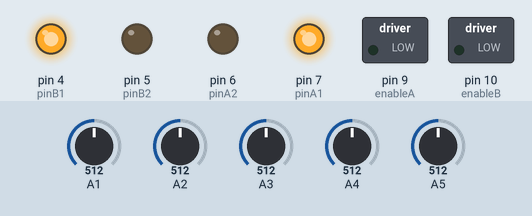
Bench run of a sketch on a simulated Arduino Uno, built with avr-gcc and run on an emulated ATmega328P. Shown: switched loads named in the sketch (green lamp = pin HIGH), output pins drawn as LEDs (lit = HIGH). The test bench sets the inputs (shaded band); at power-on: A3 = 512, A1 = 512, A2 = 512, A4 = 512, A5 = 512. What the sketch prints to the serial monitor is not drawn.

Above: at 4.2 s.
4.3 s: A3 set to 524
At 4.7 s:
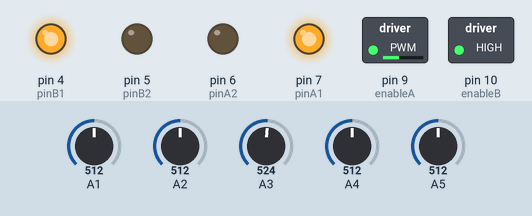
Timing chart, 0 to 7.3 s (numbered marks = the images above; inputs shaded):
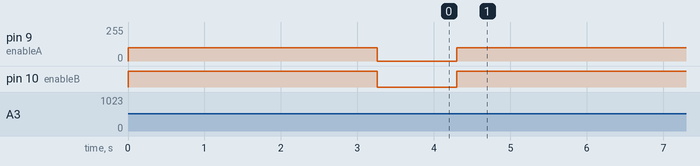

Measured:
- the behaviour switches between 512 and 513 on A3 (found by bisection; images 0 and 1)
- after the input at 4.3 s, pin 9 (enableA): 0/255 → 100/255 at once; pin 10 (enableB): LOW → HIGH at once

The sketch:

carOnBlack.ino
```cpp
// Motor A pins (enableA = enable motor, pinA1 = forward, pinA2 = backward)
int enableA = 9;
int pinA1 = 7;
int pinA2 = 6;

//Motor B pins (enabledB = enable motor, pinB2 = forward, pinB2 = backward)
int enableB = 10;
int pinB1 = 4;
int pinB2 = 5;
int P, D, I, previousError, PIDvalue, error;
int lsp, rsp;
int lfspeed = 100;

float Kp = 0;
float Kd = 0;
float Ki = 0 ;


int minValues[6], maxValues[6], threshold[6];

void setup()
{
  Serial.begin(9600);
  pinMode(pinA1, OUTPUT);
  pinMode(pinA2, OUTPUT);
  pinMode(enableA, OUTPUT);
  pinMode(pinB1, OUTPUT);
  pinMode(pinB2, OUTPUT);
  pinMode(enableB, OUTPUT);
      digitalWrite(7,HIGH);
    digitalWrite(5,LOW);
    digitalWrite(6,LOW);
    digitalWrite(4,HIGH);
}


void loop()
{
  calibrate();
  while (1)
  {
    if (analogRead(A1) > threshold[1] && analogRead(A5) < threshold[5] )
    {
      lsp = 0; rsp = lfspeed;
          analogWrite(enableA, 0);
    analogWrite(enableB, lfspeed);
    }

    else if (analogRead(A5) > threshold[5] && analogRead(A1) < threshold[1])
    { lsp = lfspeed; rsp = 0;
    analogWrite(enableA, lfspeed);
    analogWrite(enableB, 0);
    }
    else if (analogRead(A3) > threshold[3])
    {
      Kp = 0.0006 * (1000 - analogRead(A3));
      Kd = 10 * Kp;
      //Ki = 0.0001;
      linefollow();
    }
  }
}

void linefollow()
{
  int error = (analogRead(A2) - analogRead(A4));

  P = error;
  I = I + error;
  D = error - previousError;

  PIDvalue = (Kp * P) + (Ki * I) + (Kd * D);
  previousError = error;

  lsp = lfspeed - PIDvalue;
  rsp = lfspeed + PIDvalue;

  if (lsp > 255) {
    lsp = 255;
  }
  if (lsp < 90 && lsp > 0) {
    lsp = 90;
  }
    if (lsp <= 0) {
    lsp = 0;
  }
  if (rsp > 255) {
    rsp = 255;
  }
  if (rsp < 90 && lsp > 0) {
    rsp = 100;
  }
    if (rsp <= 90 && rsp >= 0) {
    rsp = 0;
  }

    analogWrite(enableA, 100);
    analogWrite(enableB, -100);

}

void calibrate()
{
  for ( int i = 1; i < 6; i++)
  {
    minValues[i] = analogRead(A0 + i);
    maxValues[i] = analogRead(A0 + i);
  }

  for (int i = 0; i < 3000; i++)
  {
    analogWrite(enableA, 100);
    analogWrite(enableB, -100);

    for ( int i = 1; i < 6; i++)
    {
      if (analogRead(A0 + i) < minValues[i])
      {
        minValues[i] = analogRead(A0 + i);
      }
      if (analogRead(A0 + i) > maxValues[i])
      {
        maxValues[i] = analogRead(A0 + i);
      }
    }
  }

  for ( int i = 1; i < 6; i++)
  {
    threshold[i] = (minValues[i] + maxValues[i]) / 2;
    Serial.print(threshold[i]);
    Serial.print("   ");
  }
  Serial.println();
    analogWrite(enableA, 0);
    analogWrite(enableB, 0);
        digitalWrite(7,HIGH);
    digitalWrite(5,LOW);
    digitalWrite(6,LOW);
    digitalWrite(4,HIGH);
}
```
